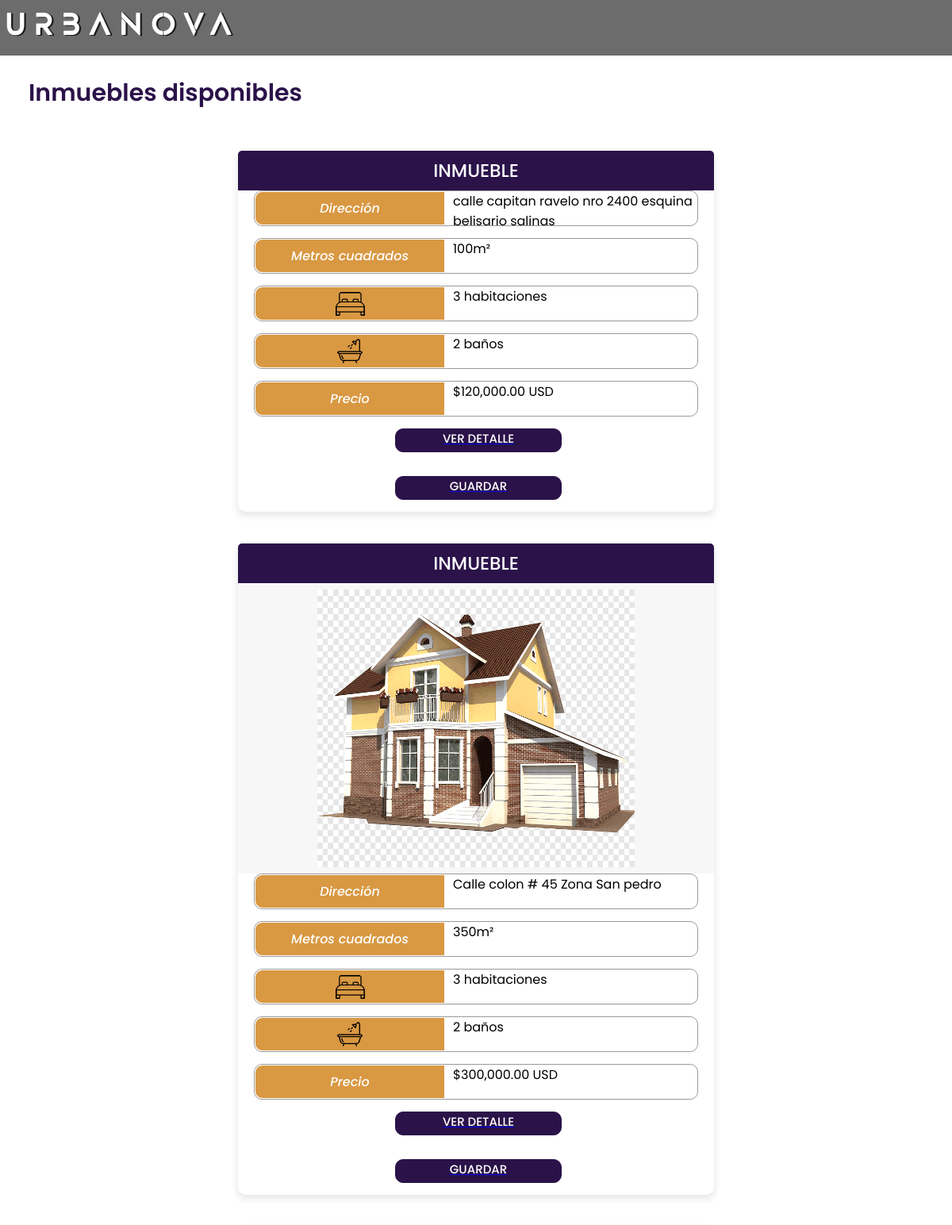
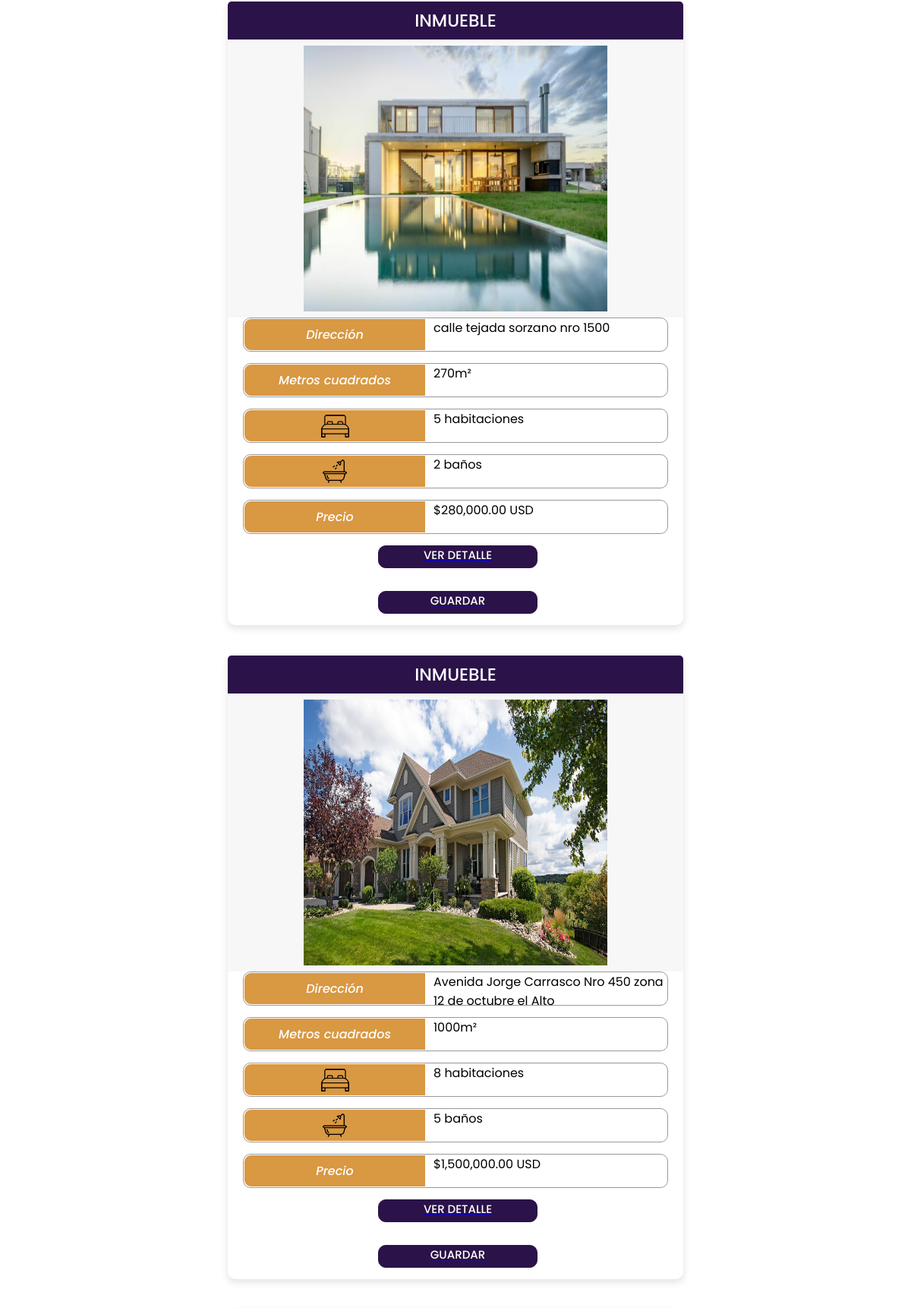
/web-app/homec.php (upper part), run on the app's committed database (2 pictures, top to bottom).
### tables this page shows
CREATE TABLE `inmueble` (
  `codigoi` int(11) NOT NULL,
  `tipo` char(1) NOT NULL,
  `direccion` varchar(200) NOT NULL,
  `m2` int(11) NOT NULL,
  `m2c` int(11) NOT NULL,
  `habitaciones` int(11) NOT NULL,
  `banos` int(11) NOT NULL,
  `precio` int(11) NOT NULL,
  `descripcion` text NOT NULL,
  `codigo_per` int(11) NOT NULL
);

CREATE TABLE `fotos` (
  `codigoi` int(11) NOT NULL,
  `Foto` varchar(100) NOT NULL
);

### web-app/homec.php (the view)
<head>
    <link rel="stylesheet" href="/CSS/mostrar.css">
</head>
<body>
    <div class="header">
        <img height="60px" width="auto" src="/img/URBANOVA_text.png" alt="Logo Urbanova">
    </div><br>
    <label class="big" for="">Inmuebles disponibles</label>
<?php
include "conectar.php";
$consulta = "SELECT * FROM inmueble";
$codigop = $_GET['codigo_per'];
if ($resultado = $conn->query($consulta)) {
    echo ("<div class='container'>");
    while ($row = $resultado->fetch_assoc()) {
        echo ("<div class='wrapper'>");
        echo ("<div class='title'><span>INMUEBLE</span></div>");
        $fotos = "SELECT Foto FROM fotos WHERE codigoi=".$row["codigoi"]." LIMIT 1";
        if ($resultado2 = $conn->query($fotos)) {
            while ($fila = $resultado2->fetch_assoc()) {
                echo("<div class='foto'>");
                echo("<img src='/fotos_inm/" . $fila['Foto'] . "' alt='Imagen del inmueble' width='400' height='350'><br>");
                echo("</div>");
            }
        }
        echo "<div class='row'><i class='fas fa-lock'>Dirección</i><div class='text1'>". $row["direccion"]."</div></div>";
        echo "<div class='row'><i class='fas fa-lock'>Metros cuadrados</i><div class='text1'>". $row["m2"]."m²</div></div>";
        echo "<div class='row'><i class='fas fa-lock'><img src='/img/dormitorio.png'></i><div class='text1'>". $row["habitaciones"]." habitaciones</div></div>";
        echo "<div class='row'><i class='fas fa-lock'><img src='/img/banera.png'></i><div class='text1'>". $row["banos"]." baños</div></div>";
        echo "<div class='row'><i class='fas fa-lock'>Precio</i><div class='text1'>$".number_format($row["precio"],2)." USD</div></div>";
        echo "<div class='rowc'><a href='inm_detalle.php?codigoi=".$row["codigoi"]."'><div class='boton'>VER DETALLE</div></a></div>";
        echo "<div class='rowc'><a href='guardarinm.php?codigop=".$codigop."&codigoi=".$row["codigoi"]."'><div class='boton'>GUARDAR</div></a></div>";
        echo "</div>";
        echo "<br>";
    }
    echo "</div>";
} else {
    echo "No se pudieron cargar los inmuebles";
}
?>
</body>

### web-app/CSS/mostrar.css (style rules this page uses)
* { margin: 0; padding: 0; box-sizing: border-box; font-family: "Poppins" , sans-serif; }
.header { width: 100%; height: 70px; margin-top: 0px; border-left: 0px; background: #00000093; }
.container { max-width: 640px; padding: 0 20px; margin: 50px auto; }
.wrapper { width: 100%; height: auto; background: #fff; border-radius: 10px; box-shadow: 0px 4px 10px 1px rgba(0,0,0,0.1); }
.wrapper .title { border-radius: 15px; height: 50px; background: #2b1249; border-radius: 5px 5px 0 0; color: #fff; font-size: 23px; font-weight: 500; display: flex; align-items: center; justify-content: center; }
.foto { text-align: center; background: #f8f7f7; padding: 8px; }
.wrapper .row { height: 45px; margin-bottom: 15px; position: relative; align-items: center; margin-left: 20px; border: 1px solid #696669a9; border-radius: 10px; margin-right: 20px; }
.wrapper .rowc { height: 45px; margin-bottom: 15px; margin-left: 33%; align-items: center; }
.wrapper .row i { position: absolute; width: 240px; height: 100%; color: #fff; background: #D99842; border: 1px solid ; border-radius: 10px 0 0 10px; display: flex; align-items: center; justify-content: center; font-weight: 500; }
.wrapper .boton { color: #fff; font-size: 15px; font-weight: 500; background: #2b1249; border: 1px solid #2b1249; cursor: pointer; border-radius: 10px; align-content: center; justify-content: center; text-align: center; height: 30px; width: 210px; display: flex; }
.big { font-size: 30px; font-weight: 600; margin-left: 3%; color: #2b1249; }
.wrapper .text1 { margin-left: 250px; }

### data on the page
inmueble: direccion "calle capitan ravelo nro 2400 esquina belisario salinas", m2 "100", habitaciones "3", banos "2", precio "120,000.00"
inmueble: direccion "Calle colon # 45 Zona San pedro", m2 "350", habitaciones "3", banos "2", precio "300,000.00"
fotos: Foto (picture)
inmueble: direccion "calle tejada sorzano nro 1500", m2 "270", habitaciones "5", banos "2", precio "280,000.00"
fotos: Foto (picture)
inmueble: direccion "Avenida Jorge Carrasco Nro 450 zona 12 de octubre el Alto", m2 "1000", habitaciones "8", banos "5", precio "1,500,000.00"
fotos: Foto (picture)
